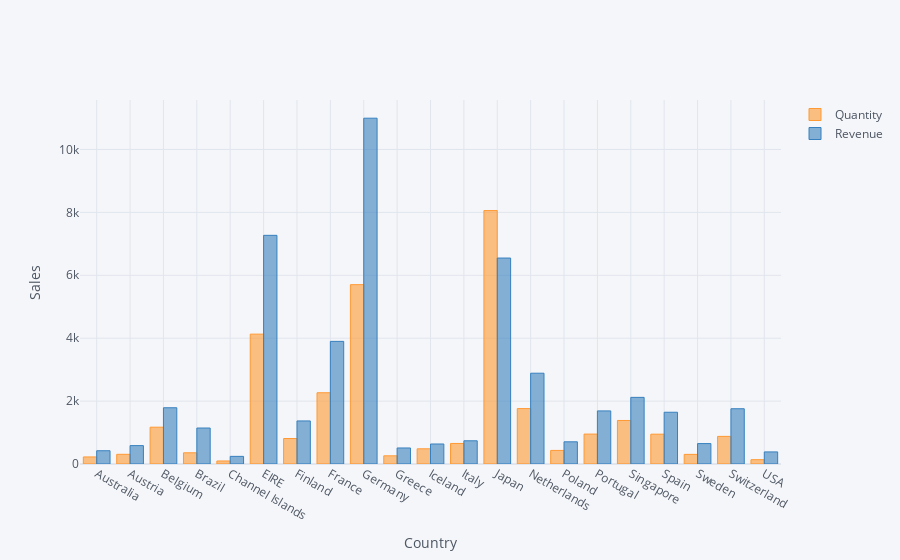

This figure's notebook cell:
### Markdown cell above
## 1. Create an interactive bar chart showing total quantity and revenue by country (excluding United Kingdom) for the month of April 2011.

### Code cell
df = data[data.Country != 'United Kingdom']
df.InvoiceDate = df.InvoiceDate.apply(lambda x: str(x))
df = df[df.InvoiceDate.str.contains('2011-04')]
df.groupby('Country')[['Quantity', 'Revenue']].sum().iplot(kind='bar', xTitle='Country', yTitle='Sales')

### Figure 1 — Plotly figure (JSON) as saved in the notebook; plotly's stock layout.template omitted (floating-point values rounded to 4 significant figures)
{"data": [{"marker": {"color": "rgba(255, 153, 51, 0.6)", "line": {"color": "rgba(255, 153, 51, 1.0)", "width": 1}}, "name": "Quantity", "orientation": "v", "text": "", "type": "bar", "x": ["Australia", "Austria", "Belgium", "Brazil", "Channel Islands", "EIRE", "Finland", "France", "Germany", "Greece", "Iceland", "Italy", "Japan", "Netherlands", "Poland", "Portugal", "Singapore", "Spain", "Sweden", "Switzerland", "USA"], "y": [224, 308, 1170, 356, 96, 4129, 810, 2265, 5702, 260, 483, 653, 8058, 1762, 432, 951, 1384, 948, 306, 878, 137]}, {"marker": {"color": "rgba(55, 128, 191, 0.6)", "line": {"color": "rgba(55, 128, 191, 1.0)", "width": 1}}, "name": "Revenue", "orientation": "v", "text": "", "type": "bar", "x": ["Australia", "Austria", "Belgium", "Brazil", "Channel Islands", "EIRE", "Finland", "France", "Germany", "Greece", "Iceland", "Italy", "Japan", "Netherlands", "Poland", "Portugal", "Singapore", "Spain", "Sweden", "Switzerland", "USA"], "y": [421.6, 584.8, 1788.0, 1144.0, 243, 7270.0, 1369.0, 3899.0, 10990.0, 509.7, 636.2, 737.8, 6548.0, 2887.0, 705.8, 1688.0, 2119.0, 1646.0, 649.1, 1757.0, 383.9]}], "layout": {"legend": {"bgcolor": "#F5F6F9", "font": {"color": "#4D5663"}}, "paper_bgcolor": "#F5F6F9", "plot_bgcolor": "#F5F6F9", "title": {"font": {"color": "#4D5663"}}, "xaxis": {"gridcolor": "#E1E5ED", "showgrid": true, "tickfont": {"color": "#4D5663"}, "title": {"font": {"color": "#4D5663"}, "text": "Country"}, "zerolinecolor": "#E1E5ED"}, "yaxis": {"gridcolor": "#E1E5ED", "showgrid": true, "tickfont": {"color": "#4D5663"}, "title": {"font": {"color": "#4D5663"}, "text": "Sales"}, "zerolinecolor": "#E1E5ED"}}}
